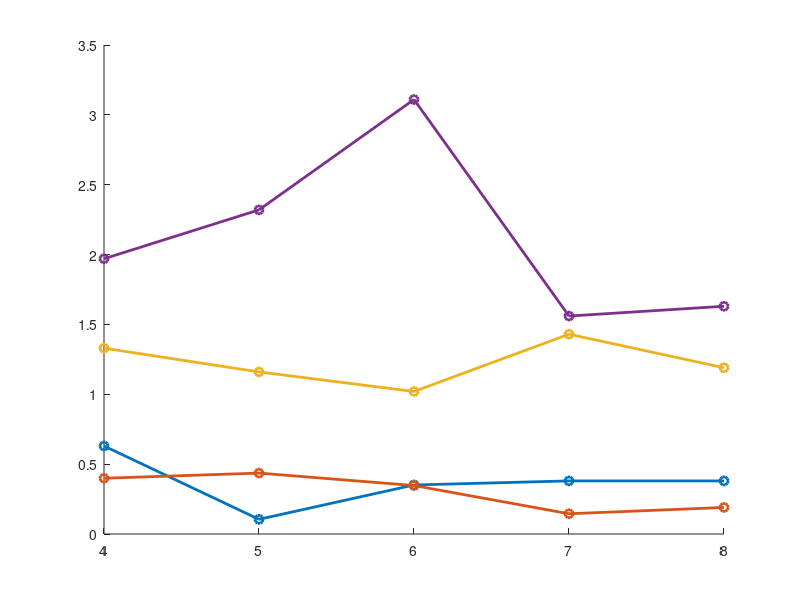

MATLAB code to generate this figure: (Note: this script raises an error after producing the figure.)
%Long Term Kinetics

AdTr=[0.63
0.399
1.33
1.97
0.105
0.436
1.16
2.32
0.351
0.347
1.02
3.11
0.38
0.145
1.43
1.56
0.38
0.19
1.19
1.63];

AdTr=reshape(AdTr, 4,5);

i_p1=AdTr(1,:);
i_p2=AdTr(2,:);
i_p3=AdTr(3,:);
i_p4=AdTr(4,:);

Time=[4 5 6 7 8];

figure()
hold on
plot(Time, AdTr, '-o', 'linewidth', 2)
BreakPlot(AdTr, [0:0.7, 0.75:3.2], 'Line')
set(gcf, 'color', 'w')
set(gca, 'Fontsize', 16, 'Fontweight', 'bold')
ylabel('Time post-immunization, (days)')
xlabel('Percent Ag specific of Total CD4+')
title('Kinetics of 5cc7 Expansion and Contraction')

BreakPlot(x,y,y_break_start,y_break_end,break_type) 
%%
figure
BreakPlot(rand(1,21),[1:10,40:50],10,40,'Line')
x=rand(1,21);y=[1:10,40:50];
subplot(2,1,1);plot(x(y>=40),y(y>=40),'.');
set(gca,'XTickLabel',[]);
subplot(2,1,2);plot(x(y<=20),y(y<=20),'.');%
